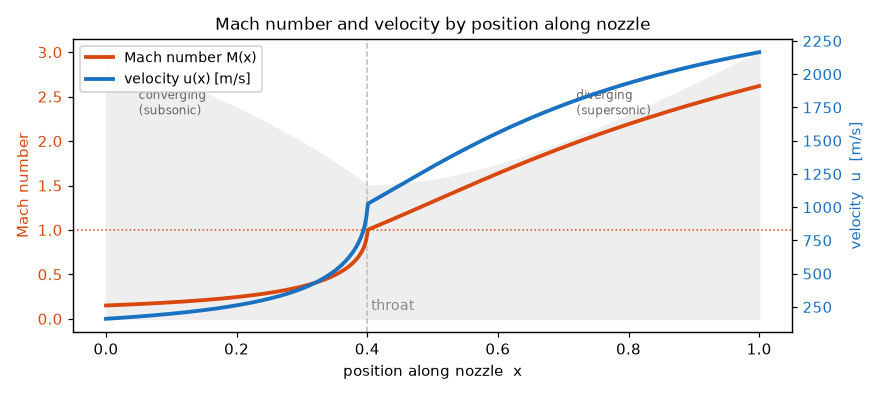

Reproduce this figure in Python.
"""
Generate profile.png: Mach number and velocity along the nozzle.
Standalone (numpy + matplotlib only). Same physics as the main sim.
"""
import numpy as np
import matplotlib.pyplot as plt

GAMMA, R_S = 1.20, 320.0                       # gas properties
AR_CHAMBER, AR_EXIT, X_THROAT = 4.0, 4.0, 0.40  # nozzle geometry

def area_ratio(x):
    x = np.asarray(x, float)
    conv = AR_CHAMBER - (AR_CHAMBER - 1) * (x / X_THROAT)
    div  = 1 + (AR_EXIT - 1) * ((x - X_THROAT) / (1 - X_THROAT))**2
    return np.where(x < X_THROAT, conv, div)

def area_mach(M):
    g = GAMMA
    return (1/M) * ((2/(g+1)) * (1 + 0.5*(g-1)*M**2))**((g+1)/(2*(g-1)))

_Msub, _Msup = np.linspace(1e-4, 1, 20000), np.linspace(1, 6, 20000)
_ARsub, _ARsup = area_mach(_Msub), area_mach(_Msup)

# Solve the field at T0 = 3000 K
x  = np.linspace(0, 1, 400)
ar = area_ratio(x)
M  = np.where(x < X_THROAT,
              np.interp(ar, _ARsub[::-1], _Msub[::-1]),
              np.interp(ar, _ARsup, _Msup))
T  = 3000.0 / (1 + 0.5*(GAMMA-1)*M**2)
u  = M * np.sqrt(GAMMA * R_S * T)

# Plot: Mach (left axis) and velocity (right axis), sharing x
fig, ax1 = plt.subplots(figsize=(8, 3.6))
fig.patch.set_facecolor("white")
ax1.fill_between(x, 0, np.sqrt(ar)/np.sqrt(ar).max()*3, color="#eee", zorder=0)  # nozzle silhouette
ax1.axvline(X_THROAT, color="#bbb", ls="--", lw=1)

c1, c2 = "#d9480f", "#1971c2"
l1 = ax1.plot(x, M, color=c1, lw=2.5, label="Mach number M(x)")[0]
ax1.axhline(1, color=c1, ls=":", lw=1)
ax1.set_ylabel("Mach number", color=c1); ax1.tick_params(axis="y", labelcolor=c1)
ax1.set_xlabel("position along nozzle  x")

ax2 = ax1.twinx()
l2 = ax2.plot(x, u, color=c2, lw=2.5, label="velocity u(x) [m/s]")[0]
ax2.set_ylabel("velocity  u  [m/s]", color=c2); ax2.tick_params(axis="y", labelcolor=c2)

ax1.text(X_THROAT, 0.1, " throat", color="#888", fontsize=9)
ax1.text(0.05, 2.3, "converging\n(subsonic)", fontsize=8, color="#666")
ax1.text(0.72, 2.3, "diverging\n(supersonic)", fontsize=8, color="#666")
ax1.set_title("Mach number and velocity by position along nozzle", fontsize=11)
ax1.legend(handles=[l1, l2], loc="upper left", fontsize=9, framealpha=0.9)

plt.tight_layout()
plt.savefig("profile.png", dpi=110, facecolor="white")
print("saved profile.png")
